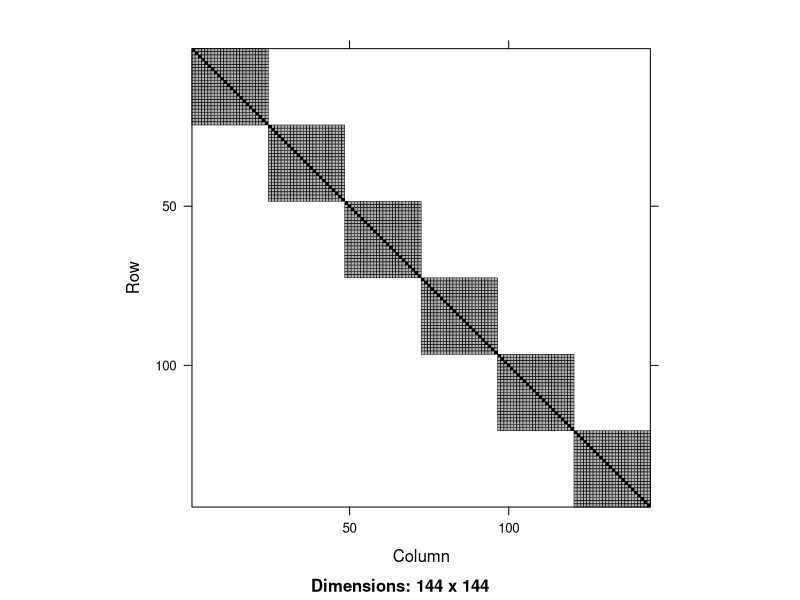
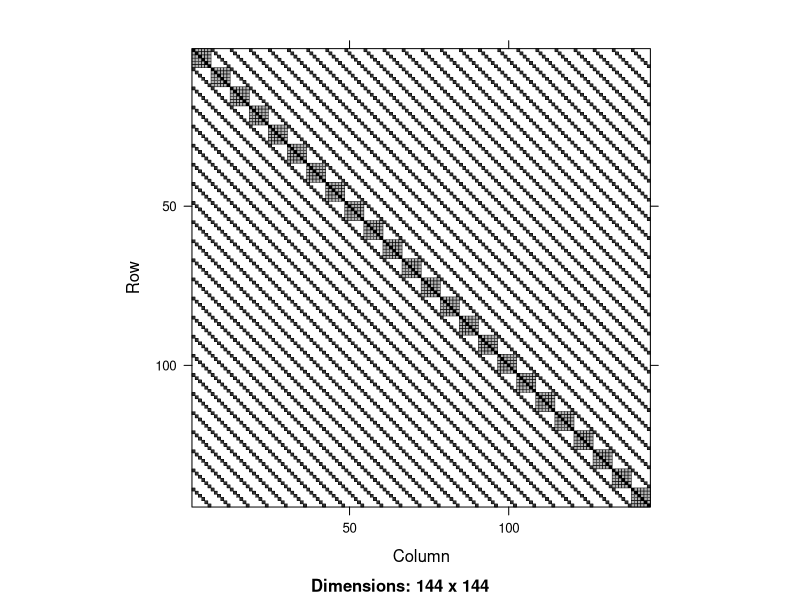
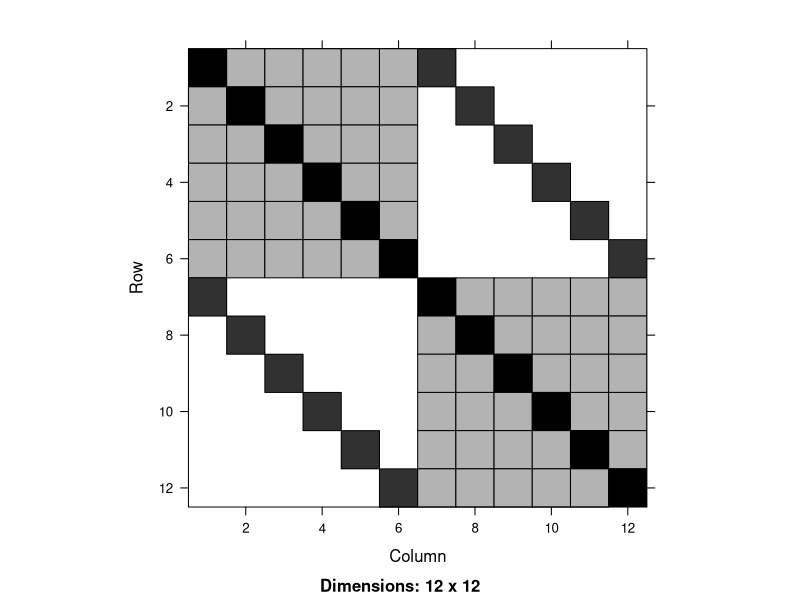
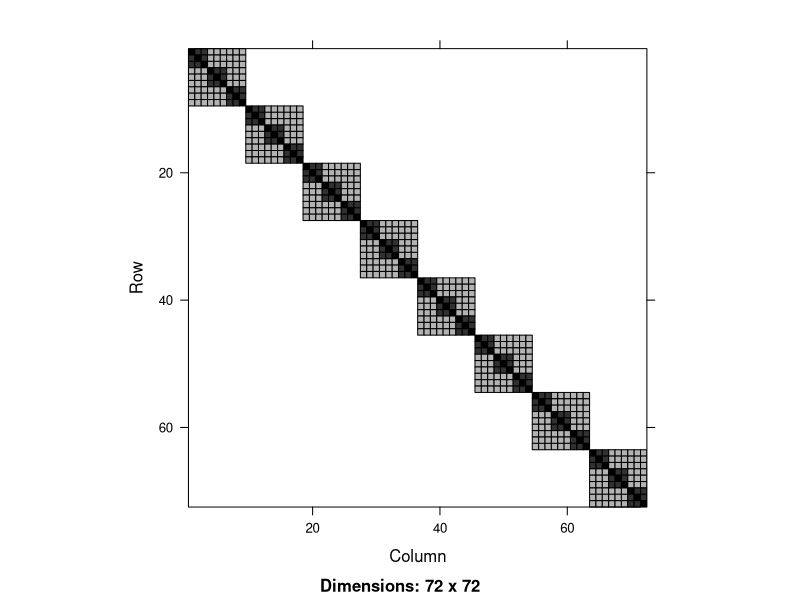
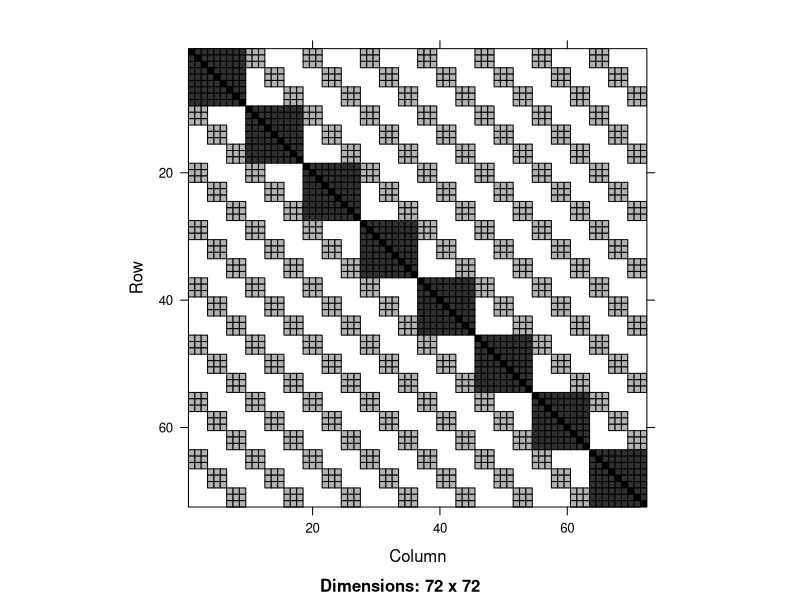
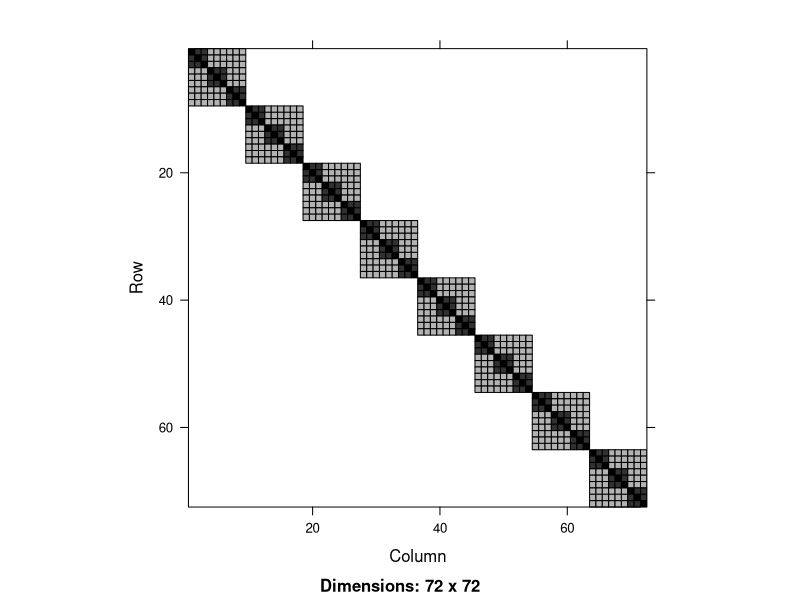

The R source for these figures, in order:
## ---- chunk 1
knitr::opts_chunk$set(echo = TRUE)
library(tidyverse)
## ---- chunk 2
rescov <- function(model, data) {
  var.d <- crossprod(getME(model,"Lambdat"))
  Zt <- getME(model,"Zt")
  vr <- sigma(model)^2
  var.b <- vr*(t(Zt) %*% var.d %*% Zt)
  sI <- vr * Diagonal(nrow(data))
  var.y <- var.b + sI
  invisible(var.y)
}
## ---- chunk 3
#| message: false
library(lme4)
data(Penicillin)
head(Penicillin, 10)
## ---- chunk 4
mod1 <- lmer(diameter ~ 1 + (1 | sample), data = Penicillin %>% arrange(sample))
rc1 <- rescov(mod1, Penicillin)
image(rc1)
## ---- chunk 5
mod2 <- lmer(diameter ~ 1 + (1 | sample) + (1 | plate), data = Penicillin)
rc2 <- rescov(mod2, Penicillin)
image(rc2)
## ---- chunk 6
image(rc2[1:12, 1:12])
## ---- chunk 7
head(Penicillin, 12)
## ---- chunk 8
data(Oxide, package = "nlme")
head(Oxide, 12)
## ---- chunk 9
mod3 <- lmer(Thickness ~ 1 + (1|Lot/Wafer), data = Oxide)
rc3 <- rescov(mod3, Oxide)
image(rc3)
## ---- chunk 10
mod3b <- lmer(Thickness ~ 1 + (1|Lot) + (1|Wafer), data = Oxide)
rc3b <- rescov(mod3b, Oxide)
image(rc3b)
## ---- chunk 11
Oxide <- mutate(Oxide, Wafer2 = as.numeric(paste0(Lot, Wafer)))
head(Oxide, 12)
## ---- chunk 12
mod4 <- lmer(Thickness ~ 1 + (1|Lot/Wafer2), data = Oxide)
summary(mod3)
summary(mod4)
## ---- chunk 13
mod4b <- lmer(Thickness ~ 1 + (1|Lot) + (1|Wafer2), data = Oxide)
summary(mod4b)
rc4b <- rescov(mod4b, Oxide)
image(rc4b)
